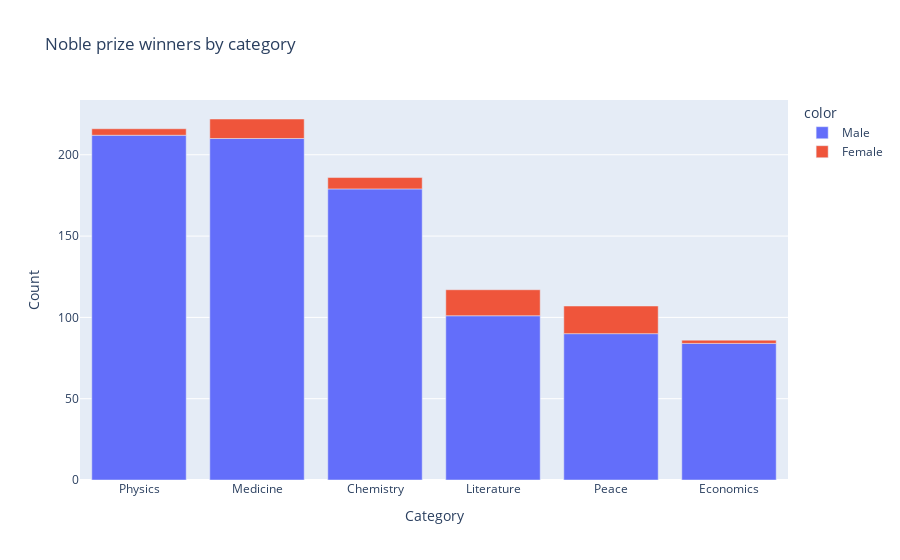

Notebook code cell kept with this figure:
### Code cell
fig=px.bar(x=cat_men_women.category,y=cat_men_women.prize,
           title='Noble prize winners by category',
            color=cat_men_women.sex)
fig.update_layout(xaxis_title='Category',yaxis_title='Count')
fig.show()

### Figure 1 — Plotly figure (JSON) as saved in the notebook; plotly's stock layout.template omitted (floating-point values rounded to 4 significant figures)
{"data": [{"hovertemplate": "color=Male<br>x=%{x}<br>y=%{y}<extra></extra>", "legendgroup": "Male", "marker": {"color": "#636efa", "pattern": {"shape": ""}}, "name": "Male", "orientation": "v", "showlegend": true, "textposition": "auto", "type": "bar", "x": ["Physics", "Medicine", "Chemistry", "Literature", "Peace", "Economics"], "xaxis": "x", "y": [212, 210, 179, 101, 90, 84], "yaxis": "y"}, {"hovertemplate": "color=Female<br>x=%{x}<br>y=%{y}<extra></extra>", "legendgroup": "Female", "marker": {"color": "#EF553B", "pattern": {"shape": ""}}, "name": "Female", "orientation": "v", "showlegend": true, "textposition": "auto", "type": "bar", "x": ["Peace", "Literature", "Medicine", "Chemistry", "Physics", "Economics"], "xaxis": "x", "y": [17, 16, 12, 7, 4, 2], "yaxis": "y"}], "layout": {"barmode": "relative", "legend": {"title": {"text": "color"}, "tracegroupgap": 0}, "title": {"text": "Noble prize winners by category"}, "xaxis": {"anchor": "y", "domain": [0, 1], "title": {"text": "Category"}}, "yaxis": {"anchor": "x", "domain": [0, 1], "title": {"text": "Count"}}}}
